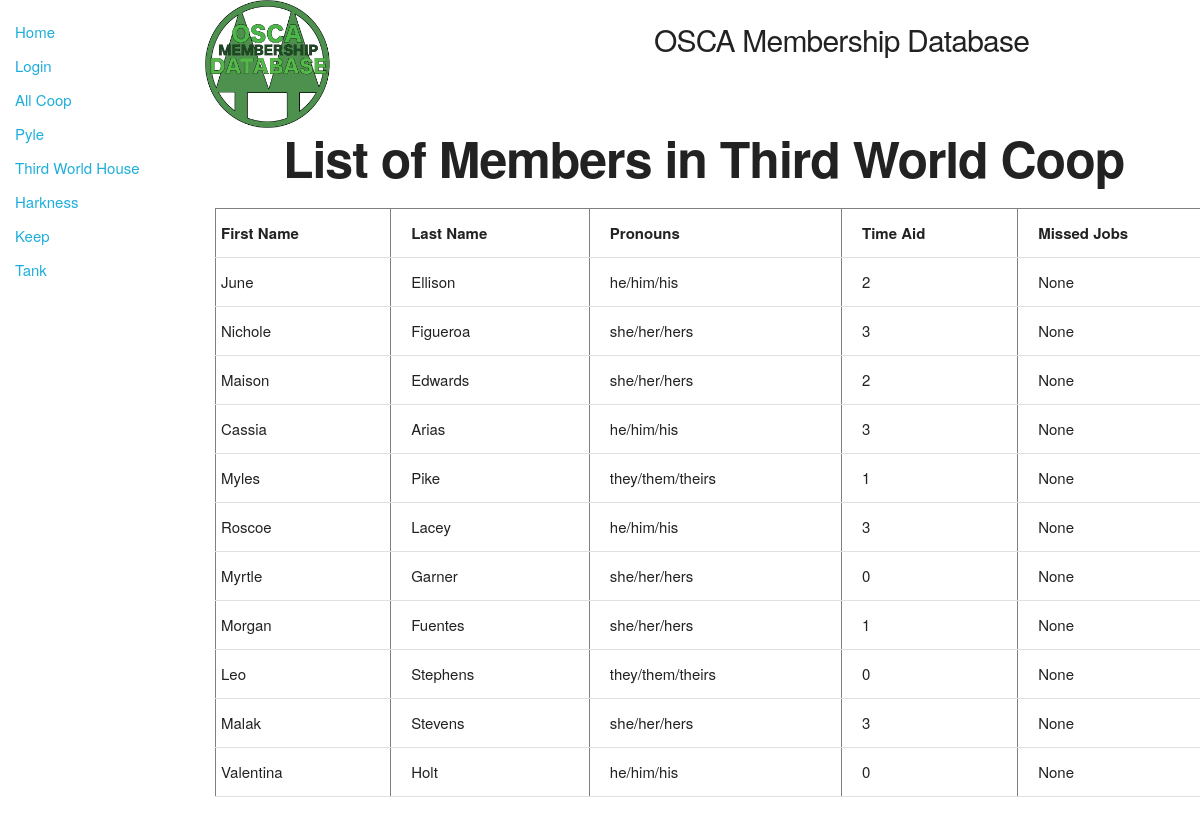
/catalog/twcmenu/twcmembers, run on the app's committed database.
### catalog/models.py (models this page shows, shortened)
class Member(models.Model):
    id = models.AutoField(primary_key=True)
    first_name = models.CharField(max_length=30)
    last_name = models.CharField(max_length=50)
    preferred_name = models.CharField(max_length=100, null=True, blank = True)
    tnumber = models.IntegerField()
    coop = models.ForeignKey('Coop', on_delete=models.SET_NULL, null=True)
    email = models.EmailField(null = True, blank = True)
    pronouns = models.CharField(max_length=20)
    time_aid = models.IntegerField()
    missed_jobes = models.IntegerField(null = True, blank = True)

### catalog/views.py (the view)
# urls.py: path('twcmenu/twcmembers',views.membersthirdworld,name=';twc-members;'),
def membersthirdworld(request):
    thirdworldm= Member.objects.select_related("coop").filter(coop_id__exact=THIRDWORLD)
    context={
        'thirdworldm': thirdworldm
    }
    return render(request,'membersthirdworld.html',context=context)

### catalog/templates/membersthirdworld.html (shortened to what this page needs)
{% extends "base_generic.html" %}
{% block content %}
<div class="row">
    <div class="two columns">
      {% load static %}
      <img src="{% static 'images/twinpines.png' %}" width="128" height="128" alt="Our Logo">
    </div>
    <div class="five columns" style="margin-top:2%">
      <h4>OSCA Membership Database</h4>
    </div>
  </div>
  <h1 style="padding-left: 7%; font-weight: bold">List of Members in Third World Coop</h1>
    <table border="1" width="1000">
        <tr>
            <td><div class="title">First Name</div></td>
            <td><div class="title">Last Name</div></td>
            <td><div class="title">Pronouns</div></td>
            <td><div class="title">Time Aid</div></td>
            <td><div class="title">Missed Jobs</div></td>
        </tr>
        {% for members in thirdworldm %}
        <tr>
            <td><div class="columns" >{{ members.first_name}}</div></td>
            <td><div class="columns" >{{ members.last_name}}</div></td>
            <td><div class="columns" >{{ members.pronouns}}</div></td>
            <td><div class="columns" >{{ members.time_aid}}</div></td>
            <td><div class="columns" >{{ members.missed_jobes}}</div></td>
        </tr>
        {% endfor %}
    </table>
{% endblock %}

### catalog/templates/static/css/skeleton.css (style rules this page uses)
.column, .columns { width: 100%; float: left; box-sizing: border-box; }
@media (min-width: 550px) { .column, .columns { margin-left: 4%; } }
@media (min-width: 550px) { .column:first-child, .columns:first-child { margin-left: 0; } }
@media (min-width: 550px) { .two.columns { width: 13.3333333333%; } }
@media (min-width: 550px) { .five.columns { width: 39.3333333333%; } }
html { font-size: 62.5%; }
body { font-size: 1.5em; line-height: 1.6; font-weight: 400; font-family: "Raleway", "HelveticaNeue", "Helvetica Neue", Helvetica, Arial, sans-serif; color: #222; }
h1, h2, h3, h4, h5, h6 { margin-top: 0; margin-bottom: 2rem; font-weight: 300; }
h1 { font-size: 4.0rem; line-height: 1.2; letter-spacing: -.1rem; }
h4 { font-size: 2.4rem; line-height: 1.35; letter-spacing: -.08rem; }
@media (min-width: 550px) { h1 { font-size: 5.0rem; } }
@media (min-width: 550px) { h4 { font-size: 3.0rem; } }
th, td { padding: 12px 15px; text-align: left; border-bottom: 1px solid #E1E1E1; }
th:first-child, td:first-child { padding-left: 0; }
th:last-child, td:last-child { padding-right: 0; }
pre, blockquote, dl, figure, table, p, ul, ol, form { margin-bottom: 2.5rem; }
.container:after, .row:after, .u-cf { content: ""; display: table; clear: both; }

### catalog/templates/membersthirdworld.html (style rules this page uses)
.columns { white-space: nowrap; overflow: hidden; text-overflow:ellipsis; margin:0 auto; padding-left:5px }
.title { white-space: nowrap; overflow: hidden; text-overflow:ellipsis; margin:0 auto; padding-left:5px; font-weight: bold }

### data on the page
Member: first_name "June", last_name "Ellison", pronouns "he/him/his", time_aid "2", missed_jobes "None"
Member: first_name "Nichole", last_name "Figueroa", pronouns "she/her/hers", time_aid "3", missed_jobes "None"
Member: first_name "Maison", last_name "Edwards", pronouns "she/her/hers", time_aid "2", missed_jobes "None"
Member: first_name "Cassia", last_name "Arias", pronouns "he/him/his", time_aid "3", missed_jobes "None"
Member: first_name "Myles", last_name "Pike", pronouns "they/them/theirs", time_aid "1", missed_jobes "None"
Member: first_name "Roscoe", last_name "Lacey", pronouns "he/him/his", time_aid "3", missed_jobes "None"
Member: first_name "Myrtle", last_name "Garner", pronouns "she/her/hers", time_aid "0", missed_jobes "None"
Member: first_name "Morgan", last_name "Fuentes", pronouns "she/her/hers", time_aid "1", missed_jobes "None"
Member: first_name "Leo", last_name "Stephens", pronouns "they/them/theirs", time_aid "0", missed_jobes "None"
Member: first_name "Malak", last_name "Stevens", pronouns "she/her/hers", time_aid "3", missed_jobes "None"
Member: first_name "Valentina", last_name "Holt", pronouns "he/him/his", time_aid "0", missed_jobes "None"
